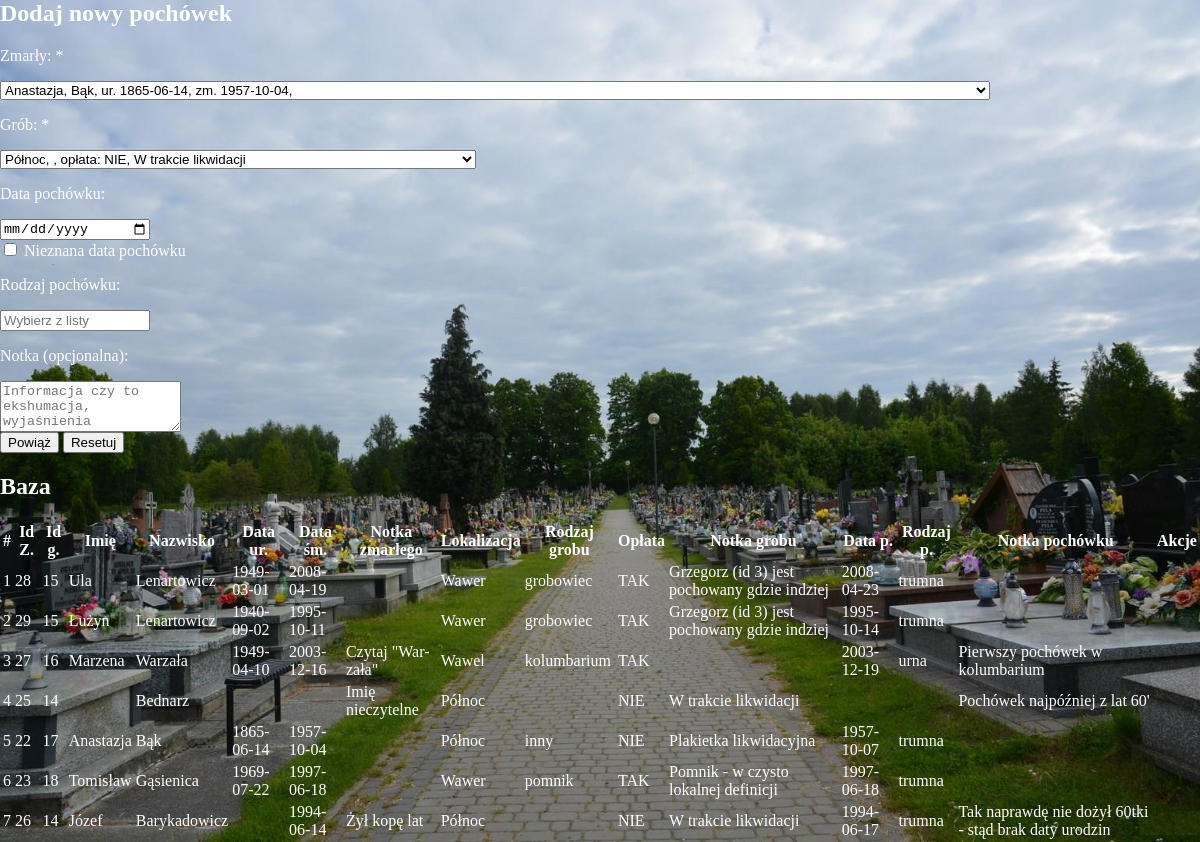
/pochowki.php (signed in), run on the app's committed database.
### tables this page shows
CREATE TABLE `pochowki` (
  `id` int(5) NOT NULL,
  `id_zmarly` int(5) NOT NULL,
  `id_grob` int(5) NOT NULL,
  `data_pochowku` date DEFAULT NULL,
  `rodzaj_pochowku` varchar(20) DEFAULT NULL,
  `notka_pochowku` text DEFAULT NULL
);

CREATE TABLE `zmarli` (
  `id` int(5) NOT NULL,
  `imie` varchar(50) DEFAULT NULL,
  `nazwisko` varchar(50) NOT NULL,
  `data_urodzenia` date DEFAULT NULL,
  `data_smierci` date DEFAULT NULL,
  `notka` text DEFAULT NULL
);

CREATE TABLE `groby` (
  `id` int(5) NOT NULL,
  `lokalizacja` text NOT NULL,
  `rodzaj` varchar(20) DEFAULT NULL,
  `oplata` varchar(20) NOT NULL,
  `notka` text DEFAULT NULL
);

### pochowki.php (the view, shortened to what this page needs)
<?php
include 'dbconfig.php';
$conn = new mysqli($server, $user, $password, $dbname);
?>
<link rel="stylesheet" href="style.css">
<?php if (isset($_SESSION['login'])) { ?>
    <h2>Dodaj nowy pochówek</h2>
    <form action="dodaj_pochowek.php" method="POST">
        <p>Zmarły: <span class="text-danger">*</span></p>
        <select name="id_zmarly" class="form-control" required>
            <?php
            $zap_zmarli = "SELECT id, imie, nazwisko, data_urodzenia, data_smierci, notka FROM zmarli";
            $result = $conn->query($zap_zmarli);
            while ($row = $result->fetch_assoc()) {
                echo "<option value='" . htmlspecialchars($row['id']) . "'>"
                    . htmlspecialchars($row['imie']) . ", "
                    . htmlspecialchars($row['nazwisko']) . ", ur. "
                    . htmlspecialchars($row['data_urodzenia']) . ", zm. "
                    . htmlspecialchars($row['data_smierci']) . ", "
                    . htmlspecialchars($row['notka'])
                    . "</option>\n";
            }
            ?>
        </select><br>
        <p>Grób: <span class="text-danger">*</span></p>
        <select name="id_grob" class="form-control" required>
            <?php
            $zap_groby = "SELECT id, lokalizacja, rodzaj, oplata, notka FROM groby";
            $result = $conn->query($zap_groby);
            while ($row = $result->fetch_assoc()) {
                echo "<option value='" . htmlspecialchars($row['id']) . "'>"
                    . htmlspecialchars($row['lokalizacja']) . ", "
                    . htmlspecialchars($row['rodzaj']) . ", opłata: "
                    . htmlspecialchars($row['oplata']) . ", "
                    . htmlspecialchars($row['notka'])
                    . "</option>\n";
            }
            ?>
        </select><br>
        <p>Data pochówku:</p>
        <input type="date" class="form-control" id="data_pochowku" name="data_pochowku" style="width: 150px;" required>
        <br>
        <input type="checkbox" name="brak_daty" id="brak_daty" onchange="toggleDateInput()">
        <label for="brak_daty">Nieznana data pochówku</label>
        <p>Rodzaj pochówku:</p>
        <input list="rodzaj_pochowku" name="rodzaj_pochowku" class="form-control" style="width: 150px;" placeholder="Wybierz z listy">
        <br>
        <p>Notka (opcjonalna):</p>
        <textarea class="form-control" id="notka_pochowku" name="notka_pochowku" placeholder="Informacja czy to ekshumacja, wyjaśnienia nieścisłości etc." rows="3"></textarea><br>
        <button type="submit" class="btn btn-primary">Powiąż</button>
        <button type="reset" class="btn btn-secondary">Resetuj</button>
    </form>
<?php } else { ?>
<p>
<h3 class="alert alert-warning">Nie masz uprawnień do dodawania pochówków</h3>
<p>
<?php } ?>
<p>
<h2>Baza</h2>
<table class="table table-hover table-sm table-striped bg-white mx-auto" style="max-width: 100%;">
    <thead class="align-middle">
    <tr>
        <th>#</th>
        <th title="Id Zmarłego">Id Z.</th>
        <th title="Id grobu">Id g.</th>
        <th>Imię</th>
        <th>Nazwisko</th>
        <th title="Data urodzenia">Data ur.</th>
        <th title="Data śmierci">Data śm.</th>
        <th>Notka zmarłego</th>
        <th>Lokalizacja</th>
        <th>Rodzaj grobu</th>
        <th>Opłata</th>
        <th>Notka grobu</th>
        <th title="Data pochówku">Data p.</th>
        <th title="Rodzaj pochówku">Rodzaj p.</th>
        <th>Notka pochówku</th>
        <th class="text-right pr-4">Akcje</th>
    </tr>
    </thead>
    <tbody>
    <?php
    $zapytanie = "SELECT
                pochowki.id AS pochowek_id,
                zmarli.id AS zmarly_id,
                groby.id AS grob_id,
                zmarli.imie,
                zmarli.nazwisko,
                zmarli.data_urodzenia,
                zmarli.data_smierci,
                zmarli.notka AS notka_zmarlego,
                groby.lokalizacja,
                groby.rodzaj,
                groby.oplata,
                groby.notka AS notka_grobu,
                pochowki.data_pochowku,
                pochowki.rodzaj_pochowku,
                pochowki.notka_pochowku
            FROM pochowki
            JOIN zmarli ON pochowki.id_zmarly = zmarli.id
            JOIN groby ON pochowki.id_grob = groby.id
            ORDER BY pochowki.id ASC";
    $result = $conn->query($zapytanie);
    if ($result->num_rows > 0) {
        $licznik = 1;
        while ($row = $result->fetch_assoc()) {
            echo "<tr>";
            echo "<td>" . $licznik++ . "</td>";
            echo "<td>" . htmlspecialchars($row["zmarly_id"]) . "</td>";
            echo "<td>" . htmlspecialchars($row["grob_id"]) . "</td>";
            echo "<td>" . htmlspecialchars($row["imie"]) . "</td>";
            echo "<td>" . htmlspecialchars($row["nazwisko"]) . "</td>";
            echo "<td>" . htmlspecialchars($row["data_urodzenia"]) . "</td>";
            echo "<td>" . htmlspecialchars($row["data_smierci"]) . "</td>";
            echo "<td>" . htmlspecialchars($row["notka_zmarlego"]) . "</td>";
            echo "<td>" . htmlspecialchars($row["lokalizacja"]) . "</td>";
            echo "<td>" . htmlspecialchars($row["rodzaj"]) . "</td>";
            echo "<td>" . htmlspecialchars($row["oplata"]) . "</td>";
            echo "<td>" . htmlspecialchars($row["notka_grobu"]) . "</td>";
            echo "<td>" . htmlspecialchars($row["data_pochowku"]) . "</td>";
            echo "<td>" . htmlspecialchars($row["rodzaj_pochowku"]) . "</td>";
            echo "<td>" . htmlspecialchars($row["notka_pochowku"]) . "</td>";
            echo "<td class='text-right'>";
            echo "</td>";
            echo "</tr>\n";
        }
    } else {
        echo "<tr><td colspan='16'>Baza jest pusta</td></tr>";
    }
    ?>
    </tbody>
</table>

### data on the page
pochowki: id_zmarly "28", id_grob "15", id_zmarly.imie "Ula", id_zmarly.nazwisko "Lenartowicz", id_zmarly.data_urodzenia "1949-03-01", id_zmarly.data_smierci "2008-04-19", id_grob.lokalizacja "Wawer", id_grob.rodzaj "grobowiec", id_grob.oplata "TAK", id_grob.notka "Grzegorz (id 3) jest pochowany gdzie indziej", data_pochowku "2008-04-23", rodzaj_pochowku "trumna"
pochowki: id_zmarly "29", id_grob "15", id_zmarly.imie "Łużyn", id_zmarly.nazwisko "Lenartowicz", id_zmarly.data_urodzenia "1940-09-02", id_zmarly.data_smierci "1995-10-11", id_grob.lokalizacja "Wawer", id_grob.rodzaj "grobowiec", id_grob.oplata "TAK", id_grob.notka "Grzegorz (id 3) jest pochowany gdzie indziej", data_pochowku "1995-10-14", rodzaj_pochowku "trumna"
pochowki: id_zmarly "27", id_grob "16", id_zmarly.imie "Marzena", id_zmarly.nazwisko "Warzała", id_zmarly.data_urodzenia "1949-04-10", id_zmarly.data_smierci "2003-12-16", id_zmarly.notka "Czytaj \"War-zała\"", id_grob.lokalizacja "Wawel", id_grob.rodzaj "kolumbarium", id_grob.oplata "TAK", data_pochowku "2003-12-19", rodzaj_pochowku "urna", notka_pochowku "Pierwszy pochówek w kolumbarium"
pochowki: id_zmarly "25", id_grob "14", id_zmarly.nazwisko "Bednarz", id_zmarly.notka "Imię nieczytelne", id_grob.lokalizacja "Północ", id_grob.oplata "NIE", id_grob.notka "W trakcie likwidacji", notka_pochowku "Pochówek najpóźniej z lat 60'"
pochowki: id_zmarly "22", id_grob "17", id_zmarly.imie "Anastazja", id_zmarly.nazwisko "Bąk", id_zmarly.data_urodzenia "1865-06-14", id_zmarly.data_smierci "1957-10-04", id_grob.lokalizacja "Północ", id_grob.rodzaj "inny", id_grob.oplata "NIE", id_grob.notka "Plakietka likwidacyjna", data_pochowku "1957-10-07", rodzaj_pochowku "trumna"
pochowki: id_zmarly "23", id_grob "18", id_zmarly.imie "Tomisław", id_zmarly.nazwisko "Gąsienica", id_zmarly.data_urodzenia "1969-07-22", id_zmarly.data_smierci "1997-06-18", id_grob.lokalizacja "Wawer", id_grob.rodzaj "pomnik", id_grob.oplata "TAK", id_grob.notka "Pomnik - w czysto lokalnej definicji", data_pochowku "1997-06-18", rodzaj_pochowku "trumna"
pochowki: id_zmarly "26", id_grob "14", id_zmarly.imie "Józef", id_zmarly.nazwisko "Barykadowicz", id_zmarly.data_smierci "1994-06-14", id_zmarly.notka "Żył kopę lat", id_grob.lokalizacja "Północ", id_grob.oplata "NIE", id_grob.notka "W trakcie likwidacji", data_pochowku "1994-06-17", rodzaj_pochowku "trumna", notka_pochowku "Tak naprawdę nie dożył 60tki - stąd brak daty urodzin"

### other printed values
form field id_zmarly "Anastazja, Bąk, ur. 1865-06-14, zm. 1957-10-04,"
form field id_grob "Północ, , opłata: NIE, W trakcie likwidacji"
